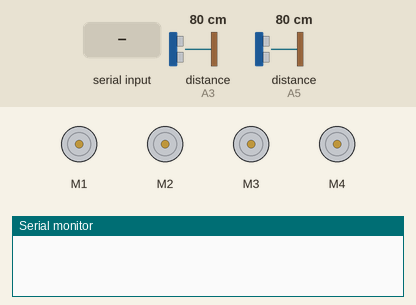
Recording of a sketch running on a simulated Arduino Uno, built with avr-gcc and run on an emulated ATmega328P. On the bench: 4 × DC motor (green arrow = forward, orange = backward, longer = faster), the last lines printed to the serial monitor. The test bench sets the inputs (shaded band); at power-on: distance to the obstacle (sensors on A3, A5) 80 cm.

Above: at 1.2 s.
1.3 s: "F" received over the second serial link
At 2.5 s:
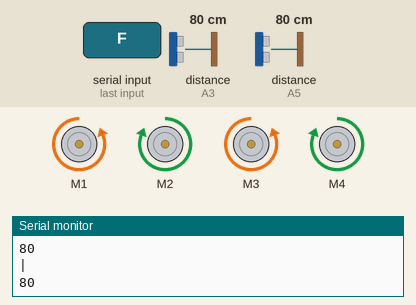
2.8 s: "B" received over the second serial link
At 3.8 s:
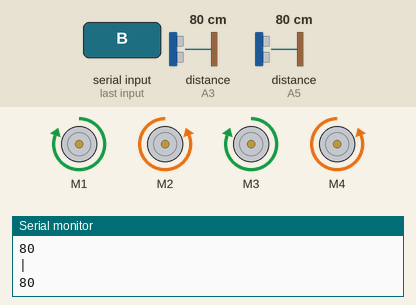
4.3 s: "L" received over the second serial link
At 5.0 s:
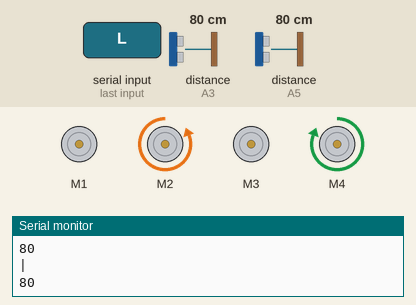
5.8 s: "R" received over the second serial link
At 6.1 s:
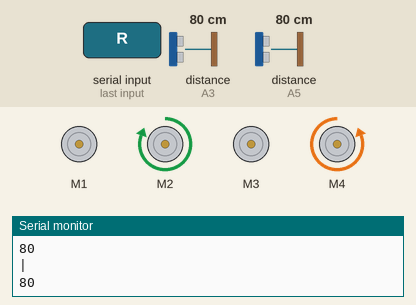
7.3 s: "1" received over the second serial link
At 8.4 s:
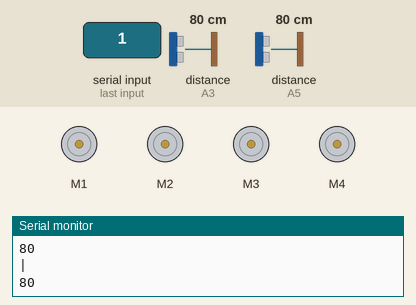
Timing chart, 0 to 9.8 s (numbered marks = the images above; inputs shaded):
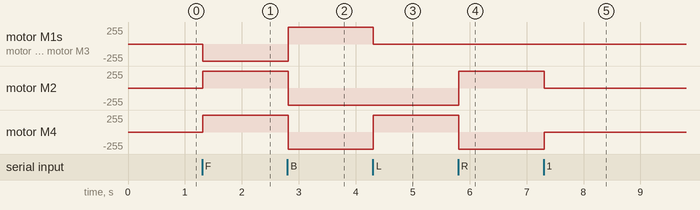

Measured:
- after the input at 1.3 s, motor M1, motor M3: stopped → backward 255/255 at once; motor M2, motor M4: stopped → forward 255/255 at once
- after the input at 2.8 s, motor M1, motor M3: backward 255/255 → forward 255/255 at once; motor M2, motor M4: forward 255/255 → backward 255/255 at once
- after the input at 4.3 s, motor M1, motor M3: forward 255/255 → stopped at once; motor M4: backward 255/255 → forward 255/255 at once
- after the input at 5.8 s, motor M2: backward 255/255 → forward 255/255 at once; motor M4: forward 255/255 → backward 255/255 at once
- after the input at 7.3 s, motor M2: forward 255/255 → stopped at once; motor M4: backward 255/255 → stopped at once

The sketch:

Codigo_Arduino_Carrinho_TCC.ino
```cpp
#include <HCSR04.h>
#include <AFMotor.h>
#include <SoftwareSerial.h>
SoftwareSerial bluetooth(A1, A0 );

#define FORWARD 2
#define BACKWARD 1


AF_DCMotor motor1(1);
AF_DCMotor motor2(2);
AF_DCMotor motor3(3);
AF_DCMotor motor4(4);


HCSR04 sensorDistancia( A2, A3 );
HCSR04 sensorDistanciaa(A4, A5);
char comando = 0 ;
int distancia;
int distancia2;


void setup() {
  bluetooth.begin(9600);
  Serial.begin(9600);


  motor1.setSpeed(255);
  motor2.setSpeed(255);
  motor3.setSpeed(255);
  motor4.setSpeed(255);

  motor1.run(RELEASE);
  motor2.run(RELEASE);
  motor3.run(RELEASE);
  motor4.run(RELEASE);

}

void loop() {

  while (bluetooth.available()) {
    comando = bluetooth.read();
    distancia = sensorDistancia.dist();
    distancia2 = sensorDistanciaa.dist();
    Serial.println(distancia);
    Serial.println("|");
    Serial.println(distancia2);

    if(comando == 'F' && distancia >= 20) {
      moverFrente();

    }
    else if (comando == 'B' && distancia2 >= 20) {
      moverTras();
    }
    else if (comando == 'L') {
      moverEsquerda();
    }
    else if (comando == 'R') {
      moverDireita();
    } else {
      ficarParado();
    }
    bluetooth.print(distancia);
    bluetooth.print("|");
    bluetooth.print(distancia2);
    bluetooth.println("|");

  }
  ;
}

void moverFrente() {
  motor1.run(FORWARD);
  motor2.run(BACKWARD);
  motor3.run(FORWARD);
  motor4.run(BACKWARD);
}
void moverTras() {
  motor1.run(BACKWARD);
  motor2.run(FORWARD);
  motor3.run(BACKWARD);
  motor4.run(FORWARD);
}
void moverDireita() {
  motor3.run(RELEASE);
  motor2.run(BACKWARD);
  motor1.run(RELEASE);
  motor4.run(FORWARD);
}
void moverEsquerda() {
  motor3.run(RELEASE);
  motor2.run(FORWARD);
  motor1.run(RELEASE);
  motor4.run(BACKWARD);
}
void ficarParado() {
  motor1.run(RELEASE);
  motor2.run(RELEASE);
  motor3.run(RELEASE);
  motor4.run(RELEASE);
}
```
